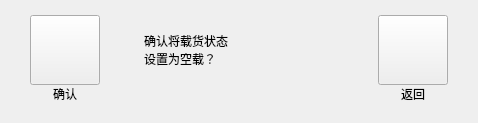
       <widget class="QWidget" name="controlEmptyLoadCheckPage">
        <layout class="QHBoxLayout" name="horizontalLayout_25">
         <property name="spacing">
          <number>44</number>
         </property>
         <property name="leftMargin">
          <number>30</number>
         </property>
         <property name="topMargin">
          <number>15</number>
         </property>
         <property name="rightMargin">
          <number>30</number>
         </property>
         <property name="bottomMargin">
          <number>20</number>
         </property>
         <item>
          <layout class="QVBoxLayout" name="verticalLayout_61">
           <property name="spacing">
            <number>0</number>
           </property>
           <item>
            <widget class="QPushButton" name="emptyOkBtn">
             <property name="minimumSize">
              <size>
               <width>70</width>
               <height>70</height>
              </size>
             </property>
             <property name="maximumSize">
              <size>
               <width>70</width>
               <height>70</height>
              </size>
             </property>
             <property name="text">
              <string/>
             </property>
             <property name="autoRepeatDelay">
              <number>500</number>
             </property>
             <property name="autoRepeatInterval">
              <number>200</number>
             </property>
            </widget>
           </item>
           <item>
            <widget class="QLabel" name="emptyOkBtnLabel">
             <property name="text">
              <string>确认</string>
             </property>
             <property name="alignment">
              <set>Qt::AlignCenter</set>
             </property>
            </widget>
           </item>
          </layout>
         </item>
         <item>
          <layout class="QVBoxLayout" name="verticalLayout_59">
           <item>
            <widget class="QLabel" name="emptyCheckAlarmLabel">
             <property name="minimumSize">
              <size>
               <width>190</width>
               <height>70</height>
              </size>
             </property>
             <property name="text">
              <string>确认将载货状态
设置为空载？</string>
             </property>
            </widget>
           </item>
           <item>
            <spacer name="verticalSpacer_13">
             <property name="orientation">
              <enum>Qt::Vertical</enum>
             </property>
             <property name="sizeHint" stdset="0">
              <size>
               <width>20</width>
               <height>17</height>
              </size>
             </property>
            </spacer>
           </item>
          </layout>
         </item>
         <item>
          <layout class="QVBoxLayout" name="verticalLayout_60">
           <property name="spacing">
            <number>0</number>
           </property>
           <item>
            <widget class="QPushButton" name="emptyBackBtn">
             <property name="minimumSize">
              <size>
               <width>70</width>
               <height>70</height>
              </size>
             </property>
             <property name="maximumSize">
              <size>
               <width>70</width>
               <height>70</height>
              </size>
             </property>
             <property name="text">
              <string/>
             </property>
             <property name="autoRepeatDelay">
              <number>500</number>
             </property>
             <property name="autoRepeatInterval">
              <number>200</number>
             </property>
            </widget>
           </item>
           <item>
            <widget class="QLabel" name="emptyBackBtnLabel">
             <property name="text">
              <string>返回</string>
             </property>
             <property name="alignment">
              <set>Qt::AlignCenter</set>
             </property>
            </widget>
           </item>
          </layout>
         </item>
        </layout>
       </widget>
